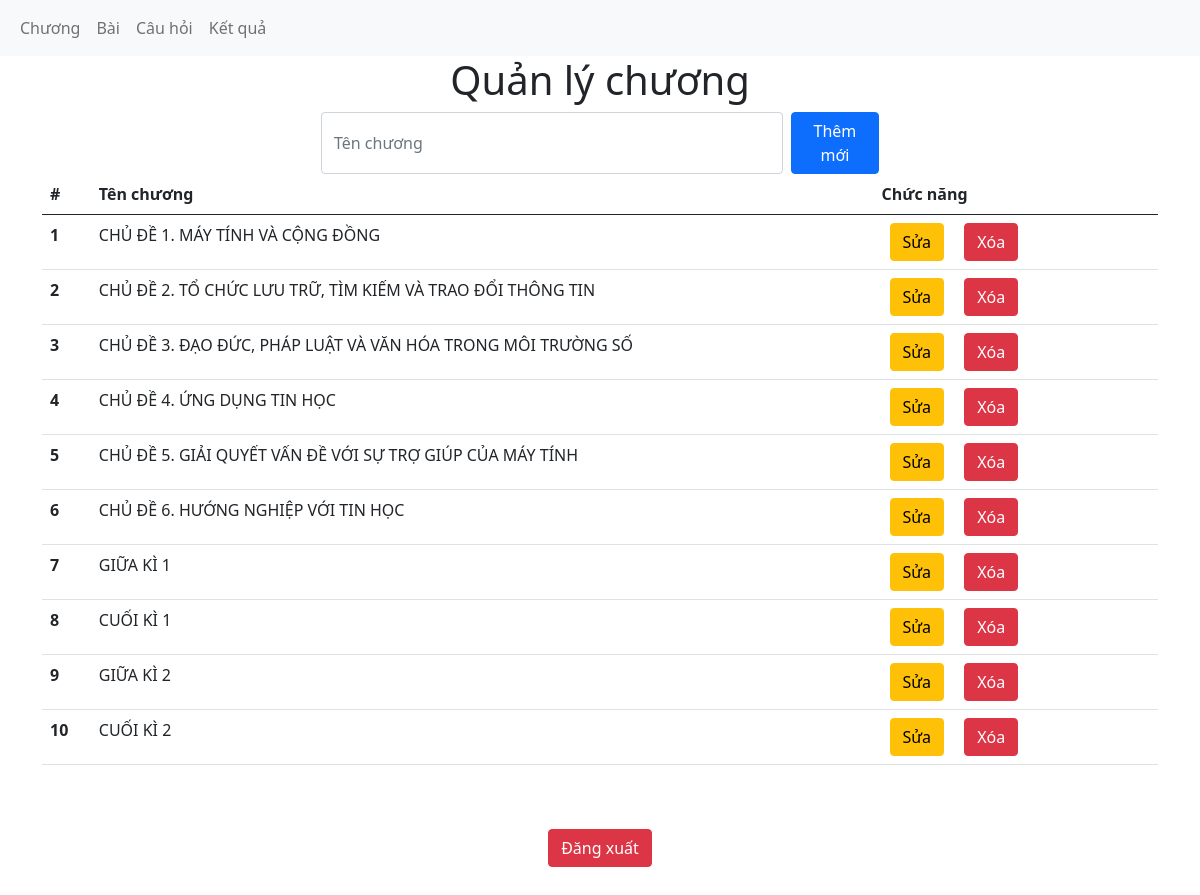
The app's page /?controller=admin&action=chapter (signed in) with its own data.
### tables this page shows
CREATE TABLE IF NOT EXISTS chapters (
    id INT PRIMARY KEY AUTO_INCREMENT,
    chapter_name VARCHAR(255) NOT NULL,
    created_at TIMESTAMP DEFAULT CURRENT_TIMESTAMP,
    updated_at TIMESTAMP DEFAULT CURRENT_TIMESTAMP ON UPDATE CURRENT_TIMESTAMP,
    deleted_at TIMESTAMP NULL
);

### Controllers/BaseController.php (called while the page is built, shortened)
<?php
class BaseController
{
  protected function view($viewPath, array $data = [])
  {
    require(self::VIEWS_FOLDER_NAME . '/' . str_replace('.', '/', $viewPath) . '.php');
  }
}

### Controllers/AdminController.php (called while the page is built, shortened)
<?php
class AdminController extends BaseController
{
  private $chapterModel;
  public function __construct()
  {
    $this->chapterModel = new ChapterModel;
  }
  public function chapter()
  {
    $chapters = $this->chapterModel->getChapters();
    return $this->view('frontend.admin.chapter', [
      'chapters' => $chapters,
    ]);
  }
}

### Core/Database.php (called while the page is built, shortened)
<?php
class Database
{
    public static $connection;
    public function __construct()
    {
        if (!self::$connection) {
            self::$connection = new mysqli(self::DB_HOST, self::USERNAME, self::PASSWORD, self::DB_NAME, self::DB_PORT);
            self::$connection->set_charset(self::DB_CHARSET);
        }
        return self::$connection;
    }
}

### Models/BaseModel.php (called while the page is built, shortened)
<?php
class BaseModel extends Database
{
  public function select($sql)
  {
    $sqlPrepared = self::$connection->prepare($sql);
    $sqlPrepared->execute();
    $items = $sqlPrepared->get_result()->fetch_all(MYSQLI_ASSOC);
    return $items;
  }
}

### Models/ChapterModel.php (called while the page is built, shortened)
<?php
class ChapterModel extends BaseModel
{
  private $table = 'chapters';
  public function getChapters()
  {
    return $this->select("SELECT * FROM `$this->table`");
  }
}

### Views/frontend/admin/chapter.php (the view, shortened to what this page needs)
<header>
  <nav class="navbar navbar-expand-lg navbar-light bg-light">
    <div class="container-fluid">
      <div class="collapse navbar-collapse" id="navbarNavAltMarkup">
        <div class="navbar-nav">
          <a class="nav-link" href="?controller=admin&action=chapter">Chương</a>
          <a class="nav-link" href="?controller=admin&action=lesson">Bài</a>
          <a class="nav-link" href="?controller=admin&action=question">Câu hỏi</a>
          <a class="nav-link" href="?controller=admin&action=result">Kết quả</a>
        </div>
      </div>
    </div>
  </nav>
</header>
<div class="container">
  <h1 class="fs-1 text-center">Quản lý chương</h1>
  <form action="?controller=admin&action=chapter" method="post" class="w-50 mx-auto d-flex flex-row">
    <input name="chapter_name" class="form-control me-2" type="text" placeholder="Tên chương">
    <button name="save" value="save" class="btn btn-primary" type="submit">Thêm mới</button>
  </form>
  <table class="table">
    <thead>
      <tr>
        <th scope="col">#</th>
        <th scope="col">Tên chương</th>
        <th scope="col">Chức năng</th>
      </tr>
    </thead>
    <tbody>
      <?php foreach ($chapters as $key => $chapter) : ?>
        <tr>
          <th scope="row"><?= $key + 1 ?></th>
          <td id="text-chapter-<?= $chapter['id'] ?>">
            <?= $chapter['chapter_name'] ?>
          </td>
          <td style="min-width: 200px;">
            <button class="mx-2 btn btn-warning update" name="button-update" data-toggle="close" value="<?= $chapter['id'] ?>">Sửa</button>
            <form action="?controller=admin&action=chapter" method="post" class="d-inline">
              <button class="mx-2 btn btn-danger" type="submit" name="delete" value="delete">Xóa</button>
            </form>
          </td>
        </tr>
      <?php endforeach; ?>
    </tbody>
  </table>
</div>

### records on screen
chapters: chapter_name "CHỦ ĐỀ 1. MÁY TÍNH VÀ CỘNG ĐỒNG"
chapters: chapter_name "CHỦ ĐỀ 2. TỔ CHỨC LƯU TRỮ, TÌM KIẾM VÀ TRAO ĐỔI THÔNG TIN"
chapters: chapter_name "CHỦ ĐỀ 3. ĐẠO ĐỨC, PHÁP LUẬT VÀ VĂN HÓA TRONG MÔI TRƯỜNG SỐ"
chapters: chapter_name "CHỦ ĐỀ 4. ỨNG DỤNG TIN HỌC"
chapters: chapter_name "CHỦ ĐỀ 5. GIẢI QUYẾT VẤN ĐỀ VỚI SỰ TRỢ GIÚP CỦA MÁY TÍNH"
chapters: chapter_name "CHỦ ĐỀ 6. HƯỚNG NGHIỆP VỚI TIN HỌC"
chapters: chapter_name "GIỮA KÌ 1"
chapters: chapter_name "CUỐI KÌ 1"
chapters: chapter_name "GIỮA KÌ 2"
chapters: chapter_name "CUỐI KÌ 2"
